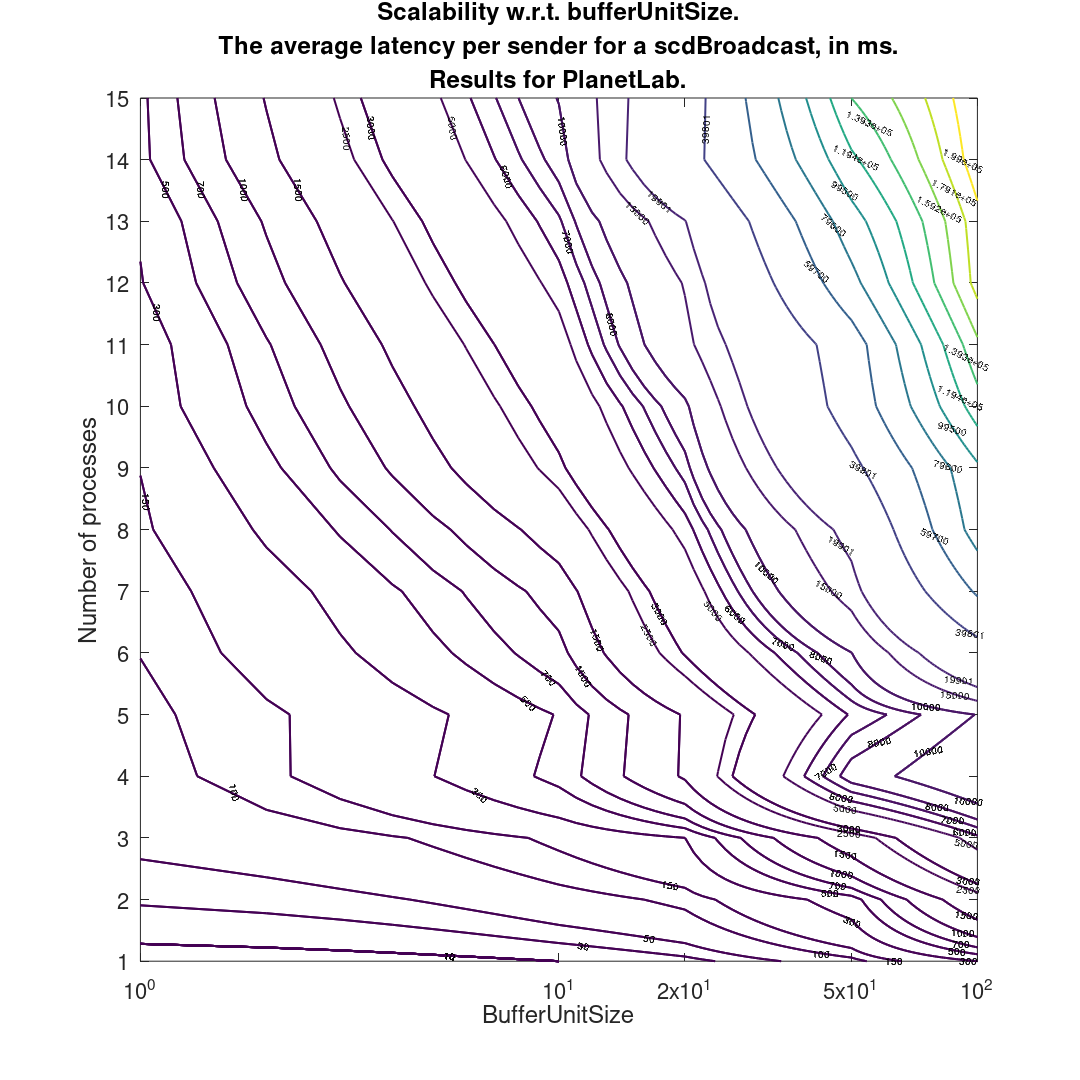

Reproduce this figure in MATLAB.
clf
set(0,'DefaultFigureVisible','off')
figure('DefaultAxesFontSize',22);
x = [;10;50;100;1;20;100;20;10;50;1;50;10;100;1;20;1;10;50;100;20;1;20;50;100;10;100;1;10;20;50;100;50;20;1;10;1;50;10;20;100;50;100;10;1;20;20;1;50;10;100;1;10;50;100;20;20;50;100;10;1;50;20;1;100;10;20;1;100;50;10;50;1;10;100;20];
y = [;1;1;1;1;1;2;2;2;2;2;3;3;3;3;3;4;4;4;4;4;5;5;5;5;5;6;6;6;6;6;7;7;7;7;7;8;8;8;8;8;9;9;9;9;9;10;10;10;10;10;11;11;11;11;11;12;12;12;12;12;13;13;13;13;13;14;14;14;14;14;15;15;15;15;15];
z = [;10;81;299;1;23;2085;115;78;404;33;1970;169;5694;59;299;80;570;8733;13438;1573;90;1554;6145;10119;514;32101;101;890;3066;9945;62185;17338;3989;111;1200;136;22586;1860;5470;88644;35731;96273;2829;152;7472;9442;209;47677;3515;130410;215;4381;50503;155338;13721;15331;73626;187316;5531;291;91144;19636;317;191906;6817;33660;450;213174;115534;8681;139375;457;10145;218899;31085];
[X,Y]=meshgrid(min(x):max(x),min(y):max(y));
Z=griddata(x,y,z,X,Y);
contour(X,Y,Z,'linewidth', 2, 'ShowText','on');
hold on
contour(X,Y,Z,'LevelList', [0; 10; 10], 'linewidth', 2, 'ShowText','on');
contour(X,Y,Z,'LevelList', [10; 30; 10], 'linewidth', 2, 'ShowText','on');
contour(X,Y,Z,'LevelList', [30; 50; 10], 'linewidth', 2, 'ShowText','on');
contour(X,Y,Z,'LevelList', [50;100;10], 'linewidth', 2, 'ShowText','on');
contour(X,Y,Z,'LevelList', [100;150;10], 'linewidth', 2, 'ShowText','on');
contour(X,Y,Z,'LevelList', [150;300;10], 'linewidth', 2, 'ShowText','on');
contour(X,Y,Z,'LevelList', [300;500;10], 'linewidth', 2, 'ShowText','on');
contour(X,Y,Z,'LevelList', [500;700;10], 'linewidth', 2, 'ShowText','on');
contour(X,Y,Z,'LevelList', [700;1000;10], 'linewidth', 2, 'ShowText','on');
contour(X,Y,Z,'LevelList', [1000;1500;10], 'linewidth', 2, 'ShowText','on');
contour(X,Y,Z,'LevelList', [1500;3000;10], 'linewidth', 2, 'ShowText','on');
contour(X,Y,Z,'LevelList', [2500;3000;10], 'linewidth', 2, 'ShowText','on');
contour(X,Y,Z,'LevelList', [5000;6000;10], 'linewidth', 2, 'ShowText','on');
contour(X,Y,Z,'LevelList', [6000;7000;10], 'linewidth', 2, 'ShowText','on');
contour(X,Y,Z,'LevelList', [7000;8000;10], 'linewidth', 2, 'ShowText','on');
contour(X,Y,Z,'LevelList', [8000;10000;10], 'linewidth', 2, 'ShowText','on');
contour(X,Y,Z,'LevelList', [10000;15000;10], 'linewidth', 2, 'ShowText','on');
title({'Scalability w.r.t. bufferUnitSize.', 'The average latency per sender for a scdBroadcast, in ms.', 'Results for PlanetLab.'})
xlabel('BufferUnitSize')
xticks([1, 10, 20, 50, 100])
ylabel('Number of processes')
yticks([1, 2, 3, 4, 5, 6, 7, 8, 9, 10, 11, 12, 13, 14, 15])
set(gcf, 'PaperPosition', [0.0 0.0 15 15]);
set(gcf, 'PaperSize', [15 15]);
set(gca, 'XScale', 'log')
saveas(gcf, 'scd_exp3_pl_lat.pdf')
